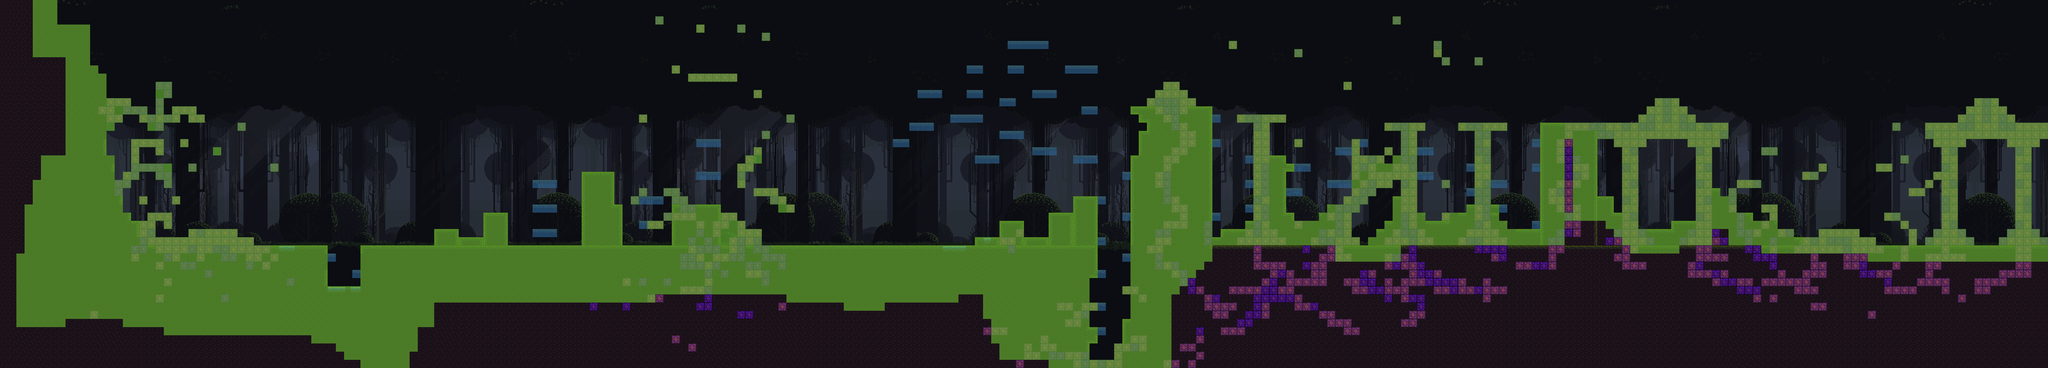

Below is a game level as drawn by its tile map, then a one-line description and the .tmx that defines it (tile-layer data replaced by summaries):
An orthogonal 250x45 tile map with 32x32 px tiles, 2 tile layers (Base Layer, Metadata), 1 hidden layer not drawn, 2 tilesets, 1 image layer.

<map version="1.2" tiledversion="1.2.5" orientation="orthogonal" renderorder="left-up" width="250" height="45" tilewidth="32" tileheight="32" infinite="0" backgroundcolor="#0b0d12" nextlayerid="15" nextobjectid="1">
 <tileset firstgid="1" name="woods-tileset" tilewidth="32" tileheight="32" tilecount="60" columns="10">
  <image source="test-tileset.png" width="320" height="192" />
 </tileset>
 <tileset firstgid="61" name="Metadata" tilewidth="32" tileheight="32" spacing="1" tilecount="9" columns="3">
  <image source="metadata_small.png" width="99" height="99" />
 </tileset>
 <imagelayer id="12" name="Background" offsetx="-1.33333" offsety="-512">
  <image source="big-background.png" width="9592" height="1592" />
 </imagelayer>
 <layer id="3" name="Base Layer" width="250" height="45">
  <properties>
   <property name="Draw" type="int" value="1" />
  </properties>
  <data>[11250 cells, 5301 non-empty, 26 distinct tile ids]</data>
 </layer>
 <layer id="14" name="Pathfinding" width="250" height="45" visible="0">
  <properties>
   <property name="Draw" type="int" value="0" />
   <property name="PathNodes" type="int" value="1" />
  </properties>
  <data>[11250 cells, 6144 non-empty, 1 distinct tile ids]</data>
 </layer>
 <layer id="4" name="Metadata" width="250" height="45" opacity="0.61">
  <properties>
   <property name="Draw" type="int" value="0" />
   <property name="Navigation" type="int" value="1" />
  </properties>
  <data>[11250 cells, 2820 non-empty, 2 distinct tile ids]</data>
 </layer>
</map>